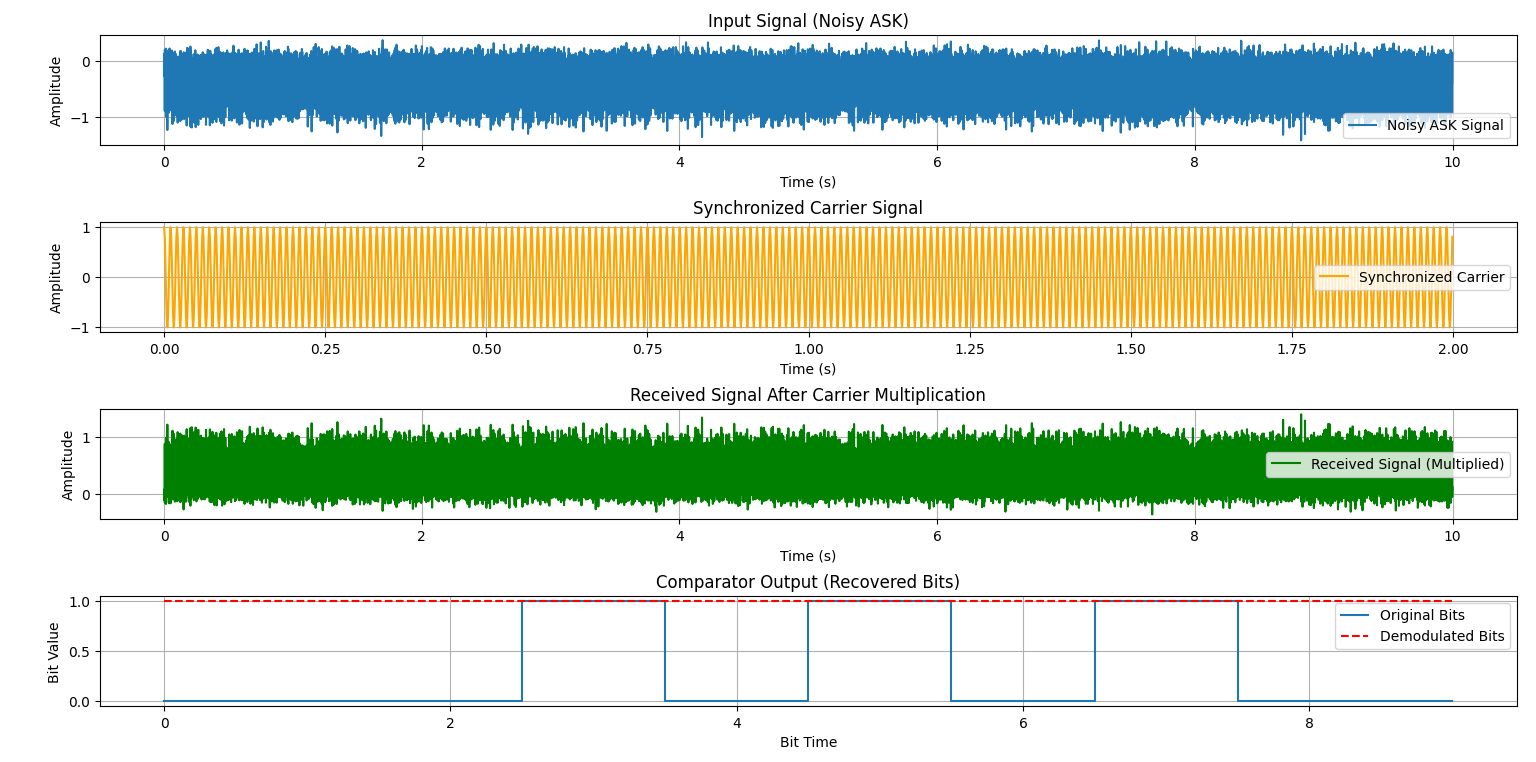

This figure's Python source:
import numpy as np
import matplotlib.pyplot as plt

# Parameters
num_bits = 10           # Number of bits to transmit (example kept small)
Fs = 1000               # Sampling frequency (Hz)
Fc = 100                # Carrier frequency (Hz)
A1 = 1                  # Amplitude for '1'
A0 = 0                  # Amplitude for '0'
Eb_N0_dB = 10           # SNR (dB)
T = 1 / Fs              # Sampling period
time = np.arange(0, num_bits, 1/Fs)  # Time vector
bit_duration = int(Fs)  # Number of samples per bit

# Generate Random Binary Data
bits = np.random.randint(0, 2, num_bits)

# ASK Modulation
ask_modulated = np.array([A1 if bit == 1 else A0 for bit in bits])  # Map 1 -> A1, 0 -> A0
carrier = np.cos(2 * np.pi * Fc * time)
ask_signal = np.tile(ask_modulated, Fs) * carrier

# Add Noise to the Signal
def add_awgn(signal, snr_dB):
    snr = 10**(snr_dB/10.0)
    signal_power = np.mean(np.abs(signal)**2)
    noise_power = signal_power / snr
    noise = np.sqrt(noise_power) * np.random.randn(len(signal))
    return signal + noise

ask_signal_noisy = add_awgn(ask_signal, Eb_N0_dB)

# Coherent Demodulation
# Multiply with synchronized carrier
received_signal = ask_signal_noisy * carrier

# Integrate over each bit period
integrated_signal = np.array([np.sum(received_signal[i*bit_duration:(i+1)*bit_duration]) for i in range(num_bits)])

# Comparator (Threshold Decision)
threshold = (A1 + A0) / 2
demodulated_bits = (integrated_signal > threshold).astype(int)

# Plot Results
plt.figure(figsize=(12, 8))

# 1. Input Noisy ASK Signal
plt.subplot(4, 1, 1)
plt.plot(time, ask_signal_noisy, label="Noisy ASK Signal")
plt.title("Input Signal (Noisy ASK)")
plt.xlabel("Time (s)")
plt.ylabel("Amplitude")
plt.grid(True)
plt.legend()

# 2. Synchronized Carrier Signal
plt.subplot(4, 1, 2)
plt.plot(time[:bit_duration*2], carrier[:bit_duration*2], label="Synchronized Carrier", color="orange")
plt.title("Synchronized Carrier Signal")
plt.xlabel("Time (s)")
plt.ylabel("Amplitude")
plt.grid(True)
plt.legend()

# 3. Multiplied Signal (Receiver Output)
plt.subplot(4, 1, 3)
plt.plot(time, received_signal, label="Received Signal (Multiplied)", color="green")
plt.title("Received Signal After Carrier Multiplication")
plt.xlabel("Time (s)")
plt.ylabel("Amplitude")
plt.grid(True)
plt.legend()

# 4. Comparator Output
plt.subplot(4, 1, 4)
plt.step(np.arange(num_bits), bits, label="Original Bits", where="mid")
plt.step(np.arange(num_bits), demodulated_bits, label="Demodulated Bits", where="mid", linestyle="--", color="red")
plt.title("Comparator Output (Recovered Bits)")
plt.xlabel("Bit Time")
plt.ylabel("Bit Value")
plt.grid(True)
plt.legend()

plt.tight_layout()
plt.show()
